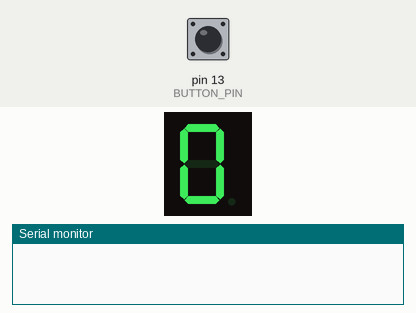
This sketch was run on a simulated Arduino Uno, built with avr-gcc and run on an emulated ATmega328P. Shown: 1-digit seven-segment display, the last lines printed to the serial monitor. Wiring (inferred from the names in the program): 1-digit 7-segment display, segments lit when HIGH: segments pin 2, pin 3, pin 4, pin 5, pin 6, pin 7, pin 8. The test bench sets the inputs (shaded band); at power-on: pin 13 (BUTTON_PIN) LOW. The segment pins are drawn as the display they are named for.

Above: at 1.2 s.
1.3 s: pin 13 (BUTTON_PIN) pulled HIGH for 0.15 s
At 2.0 s:
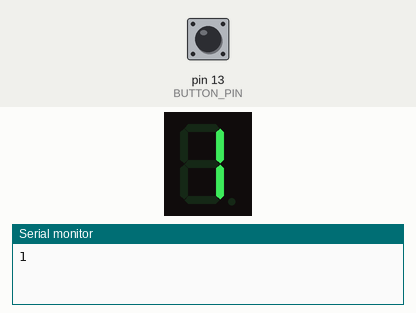
2.9 s: pin 13 (BUTTON_PIN) pulled HIGH for 1 s
At 3.2 s:
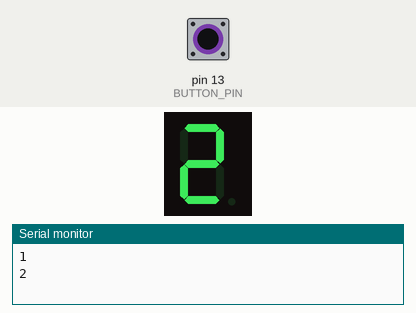
5.4 s: pin 13 (BUTTON_PIN) pulled HIGH for 0.15 s
At 6.3 s:
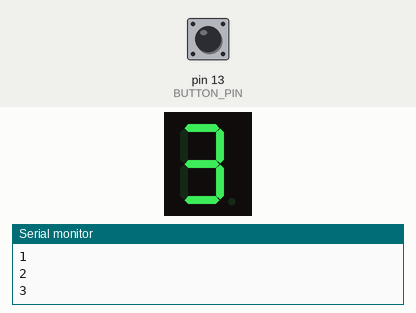
7.0 s: pin 13 (BUTTON_PIN) pulled HIGH for 1 s
At 7.5 s:
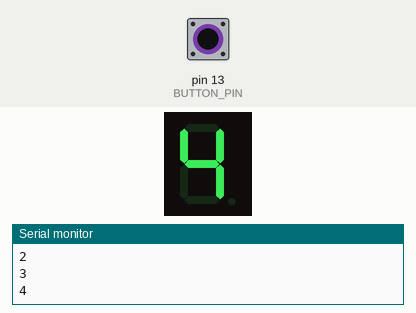
Timing chart, 0 to 10.0 s (numbered marks = the images above; inputs shaded):
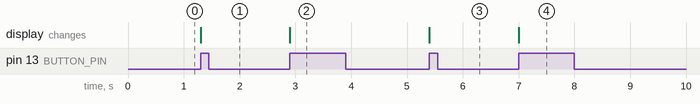

The sketch:

09_sevenSegment.ino
```cpp
int digits [10][7]{
    {1,1,1,1,1,1,0}, // digit 0
    {0,1,1,0,0,0,0}, // digit 1
    {1,1,0,1,1,0,1}, // digit 2
    {1,1,1,1,0,0,1}, // digit 3
    {0,1,1,0,0,1,1}, // digit 4
    {1,0,1,1,0,1,1}, // digit 5
    {1,0,1,1,1,1,1}, // digit 6
    {1,1,1,0,0,0,0}, // digit 7
    {1,1,1,1,1,1,1}, // digit 8
    {1,1,1,1,0,1,1} // digit 9
  };

const int BUTTON_PIN = 13;

int clicks = 0;

void displayDigit(int d) {
  if (digits[d][0]==1) digitalWrite(2, HIGH); else digitalWrite(2, LOW); //A
  if (digits[d][1]==1) digitalWrite(3, HIGH); else digitalWrite(3, LOW); //B
  if (digits[d][2]==1) digitalWrite(4, HIGH); else digitalWrite(4, LOW); //C
  if (digits[d][3]==1) digitalWrite(5, HIGH); else digitalWrite(5, LOW); //D
  if (digits[d][4]==1) digitalWrite(6, HIGH); else digitalWrite(6, LOW); //E
  if (digits[d][5]==1) digitalWrite(7, HIGH); else digitalWrite(7, LOW); //F
  if (digits[d][6]==1) digitalWrite(8, HIGH); else digitalWrite(8, LOW); //G
}

int buttonPress() {
  int press;
  int buttonState;
  static int prevButtonState = LOW;
  buttonState = digitalRead(BUTTON_PIN);
  press = (buttonState == HIGH && prevButtonState == LOW);
  prevButtonState = buttonState;
  return press;
}

void setup() {
  // put your setup code here, to run once:
  pinMode(2, OUTPUT);// Segment A
  pinMode(3, OUTPUT);// Segment B
  pinMode(4, OUTPUT);// Segment C
  pinMode(5, OUTPUT);// Segment D
  pinMode(6, OUTPUT);// Segment E
  pinMode(7, OUTPUT);// Segment F
  pinMode(8, OUTPUT);// Segment G
  pinMode(BUTTON_PIN, INPUT); //BUTTON
  Serial.begin(9600);
  displayDigit(clicks);
}

void loop() {
  if (buttonPress())
  {
      clicks++;
    if (clicks > 9)
      {
        clicks = 0;
      }
    displayDigit(clicks);
    Serial.println(clicks);
  }
}
```

Measured:
- after the input at 1.3 s, the display: changes at once (image 1)
- after the input at 2.9 s, the display: changes at once (image 2)
- after the input at 5.4 s, the display: changes at once (image 3)
- after the input at 7.0 s, the display: changes at once (image 4)
